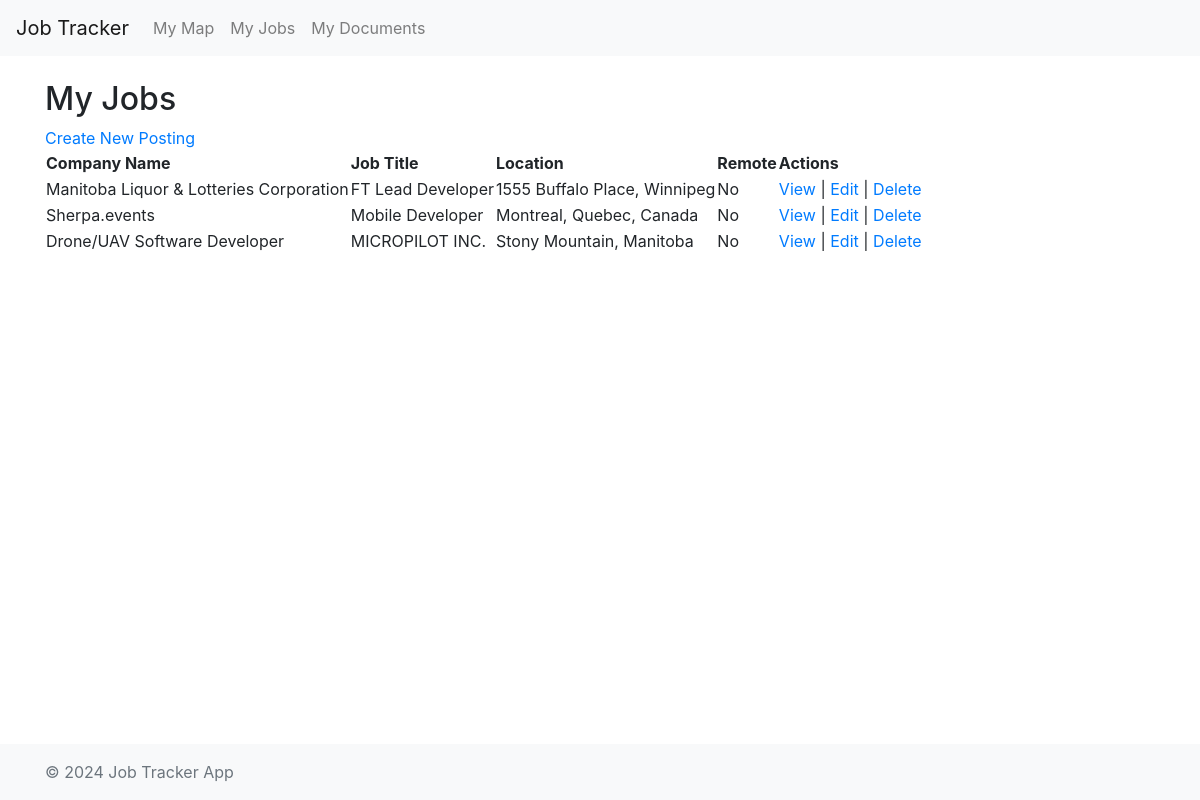
/, run on an earlier commit of the app's database.
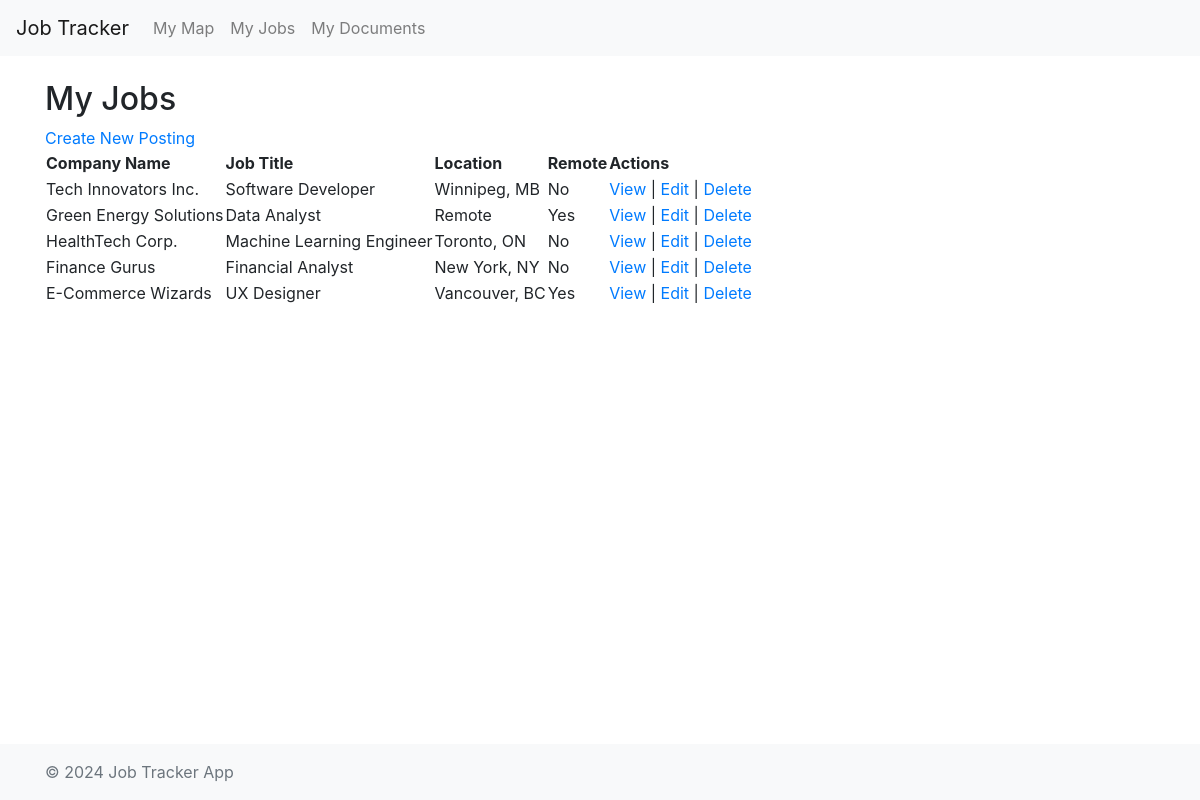
And on a later commit of the database.
### tracker/models.py (models this page shows, shortened)
class JobPosting(models.Model):
    company_name = models.CharField(max_length=255, blank="Untitled Company")
    job_title = models.CharField(max_length=255, blank="Untitled Job")  # New field
    posting_url = models.URLField(max_length=500, blank="None")  # New field for job posting URL
    location = models.CharField(max_length=255, blank="Unspecified")  # Changed from address to location
    is_remote = models.BooleanField(default=False)  # New field for remote work
    description = models.TextField(blank="No description provided")
    latitude = models.FloatField(null=True, blank=True)
    longitude = models.FloatField(null=True, blank=True)
    date_created = models.DateTimeField(default=timezone.now)  # Auto-generated field

### tracker/views.py (the view)
# urls.py: path('', views.dashboard, name='home'),
def dashboard(request):
    postings = JobPosting.objects.all()
    return render(request, 'tracker/dashboard.html', {'postings': postings})

### tracker/templates/tracker/dashboard.html
{% extends 'tracker/base.html' %}
{% block content %}
<h2>My Jobs</h2>
<a href="{% url 'create_posting' %}" class="button">Create New Posting</a>
<table>
    <thead>
        <tr>
            <th>Company Name</th>
            <th>Job Title</th>
            <th>Location</th>
            <th>Remote</th>
            <th>Actions</th>
        </tr>
    </thead>
    <tbody>
        {% for posting in postings %}
        <tr>
            <td>{{ posting.company_name }}</td>
            <td>{{ posting.job_title }}</td>
            <td>{{ posting.location }}</td>
            <td>{{ posting.is_remote|yesno:"Yes,No" }}</td>
            <td>
                <a href="{% url 'view_posting' posting.pk %}">View</a> |
                <a href="{% url 'edit_posting' posting.pk %}">Edit</a> |
                <a href="{% url 'delete_posting' posting.pk %}" onclick="return confirm('Are you sure you want to delete this posting?');">Delete</a>
            </td>
        </tr>
        {% endfor %}
    </tbody>
</table>
{% endblock %}

### tracker/templates/tracker/base.html (shortened to what this page needs)
<!DOCTYPE html>
<html lang="en">
<head>
    <link rel="stylesheet" href="https://stackpath.bootstrapcdn.com/bootstrap/4.5.2/css/bootstrap.min.css">
    {% load static %}
    <link rel="stylesheet" href="{% static 'tracker/css/styles.css' %}">
</head>
<body>
    <div class="wrapper">
        <nav class="navbar navbar-expand-lg navbar-light bg-light">
            <a class="navbar-brand" href="#">Job Tracker</a>
            <div class="collapse navbar-collapse">
                <ul class="navbar-nav mr-auto">
                    <li class="nav-item">
                        <a class="nav-link" href="{% url 'map_view' %}" class="button">My Map</a>
                    </li>
                    <li class="nav-item">
                        <a class="nav-link" href="{% url 'dashboard' %}">My Jobs</a>
                    </li>
                    <li class="nav-item">
                        <a class="nav-link" href="{% url 'view_all_documents' %}">My Documents</a>
                    </li>
                </ul>
            </div>
        </nav>
        <div class="container mt-4">
            {% block content %}{% endblock %}
        </div>
        <footer class="footer mt-auto py-3 bg-light">
            <div class="container">
                <span class="text-muted">&copy; 2024 Job Tracker App</span>
            </div>
        </footer>
    </div>
</body>
</html>

### tracker/static/tracker/css/styles.css (style rules this page uses)
html, body { height: 100%; margin: 0; }
.wrapper { display: flex; flex-direction: column; min-height: 100vh; }
.container { flex: 1; }

What changed in the data, as far as the page shows it:
removed JobPosting: company_name "Manitoba Liquor & Lotteries Corporation", job_title "FT Lead Developer", location "1555 Buffalo Place, Winnipeg", is_remote "No"
removed JobPosting: company_name "Sherpa.events", job_title "Mobile Developer", location "Montreal, Quebec, Canada", is_remote "No"
removed JobPosting: company_name "Drone/UAV Software Developer", job_title "MICROPILOT INC.", location "Stony Mountain, Manitoba", is_remote "No"
added JobPosting: company_name "Tech Innovators Inc.", job_title "Software Developer", location "Winnipeg, MB", is_remote "No"
added JobPosting: company_name "Green Energy Solutions", job_title "Data Analyst", location "Remote", is_remote "Yes"
added JobPosting: company_name "HealthTech Corp.", job_title "Machine Learning Engineer", location "Toronto, ON", is_remote "No"
added JobPosting: company_name "Finance Gurus", job_title "Financial Analyst", location "New York, NY", is_remote "No"
added JobPosting: company_name "E-Commerce Wizards", job_title "UX Designer", location "Vancouver, BC", is_remote "Yes"
